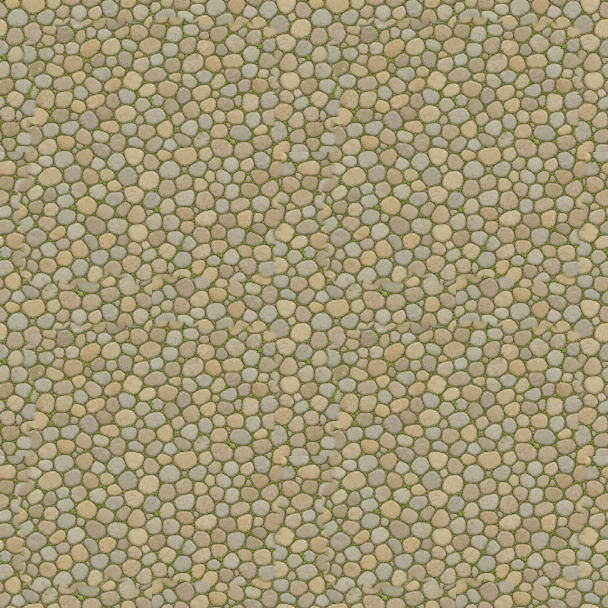
#> input picture godot/asset/MAPS/grounds/64x64-tile_19x19_town-cobble.webp, 1216 x 1216 px (shown at 1/2 size)
$ python -i pack-interior-walls.py   (imports and definitions only)
#> lines starting #> are read from the running program, lines starting #| are printed output that depends on the picture
#!/usr/bin/env python3
"""Packs an interior wall style's bevel kit (docs/godot/INTERIOR_WALLS.md).

The interior walls are Zelda's bevelled frame: every side of a room is a wall FACE seen from above,
sloping up and away from the floor, the same depth on every side (two 64-unit cells: 256 px at the
art density of 128 px a cell), with 45 degree mitres at the corners. North faces are horizontal
courses seen from the front, south faces the same sloping the other way, east and west faces
vertical courses. Doors and openings are cut into the face of their own side, in that side's
perspective; a door's leaf fills its opening exactly.

Every piece is cut from a few Magnific renders of whole frames in one stone and light
(asset/Originals/dungeon-kit/interior-walls/), all made from one reference frame so their layout
matches pixel for pixel:
  lair-bevel-doorways-b    the frame with an open doorway in the middle of each face (runs, outer
                           corners, the doorway frames)
  lair-bevel-leaf-<kind>   the same frame, every doorway shut by one kind (the leaves)
  lair-bevel-<kind>        the same frame with a cracked stretch / blown hole / stairs per face
  lair-floor-cobble        a floor texture, made seamless here

Pieces (sheet px):
  runs      n0.., s0.. (128 x 256: one cell along, two deep), w0.., e0.. (256 x 128): the two plain
            stretches of each face quilted into one loop, cut into whole cells; the loop's length
            in cells is the side's `run_period` in the table (three for every style today)
  corners   nw ne sw se (256 x 256): the mitred squares
  inner     in_se in_sw in_ne in_nw (256 x 256): two faces folding round a corner of the floor,
            split on the diagonal from the floor's corner (named by where the floor is)
  openings  <side>_<kind> (256 x 256, two along by two deep): doorway, cracked, blown, stairs; the
            north piece turned for each side (south 180, west 90 CCW, east 90 CW) and shaded to its
            side's light, the ends feathered over the run drawn under them
  leaves    <side>_<kind> rects inside their side's doorway piece: key1 key2 boss bolt shutter seal
            barricade (the dungeon styles); a style may have fewer openings and other leaves (the
            cottage: no stairs, one `door` leaf, the house door a door node draws), and the palette
            then has no tile for what it lacks

Outputs:
  godot/asset/MAPS/walls/interior/<style>.webp, <style>-floor.webp
  godot/asset/MAPS/walls/interior/interior-walls.json
  godot/asset/MAPS/walls/interior/palette.png, godot/game/world/interior/interior_wall_tileset.tres
  (a column per style, each style's column fixed by its `column` in STYLES, a row per kind; the
  tileset keeps the uid it has, so the room scenes that use it do not change)

Usage: python scripts/art/pack-interior-walls.py [style ...] [--preview]   (Pillow, numpy)
       then "<Godot console exe>" --headless --path godot -s res://tools/pack_interior_palette.gd
       (the palette as palette.res, which the tileset uses: no editor import needed)
"""
from __future__ import annotations

import json
import re
import sys
from pathlib import Path

import numpy as np
from PIL import Image, ImageDraw

ROOT = Path(__file__).resolve().parents[2]
sys.path.insert(0, str(ROOT / "scripts" / "lib"))
from game_webp import save_game_webp  # noqa: E402

SRC = ROOT / "asset/Originals/dungeon-kit/interior-walls"
OUT = ROOT / "godot/asset/MAPS/walls/interior"
TABLE = OUT / "interior-walls.json"
PALETTE = OUT / "palette.png"
TILESET = ROOT / "godot/game/world/interior/interior_wall_tileset.tres"
CELL = 128
DEPTH = 2 * CELL
FEATHER = 14
SEAM = 16
## The floor texture tile (sheet px): the generated stones scaled to the Lair cobble's size.
FLOOR_PX = 640
SIDES = ["n", "s", "w", "e"]
OPENINGS = ["doorway", "cracked", "blown", "stairs"]
LEAVES = ["key1", "key2", "boss", "bolt", "shutter", "seal", "barricade"]
## The palette's rows (keep the order: painted scenes keep their tiles): the wall, the openings,
## then a closed door per leaf (the layer makes the door object over it).
KINDS = ["wall"] + OPENINGS + LEAVES

## Each style's `column` is its palette column, fixed: painted cells name their tile by column, so a
## repack of one style (or a new style, which takes the next free column) never restyles another's.
STYLES = {
	"lair-stone": {
		"column": 0,
		"frame": "lair-bevel-doorways-b.png",
		"openings": {"cracked": "lair-bevel-cracked.png", "blown": "lair-bevel-blown.png", "stairs": "lair-bevel-stairs.png"},
		"leaves": {k: f"lair-bevel-leaf-{k}.png" for k in LEAVES},
		"floor": "lair-floor-cobble.png",
		# the floor's colours follow the Lair's own cobble ground
		"floor_reference": "godot/asset/MAPS/grounds/64x64-tile_19x19_town-cobble.webp",
		# band edges in the sources (outer edge, floor edge) per side
		"bands": {"n": (16, 222), "s": (797, 1003), "w": (21, 222), "e": (803, 1004)},
		# plain stretches of each face along its length (two per side, between mitre and doorway)
		"plain": {"n": [(228, 418), (606, 799)], "s": [(228, 404), (622, 797)],
			"w": [(228, 402), (616, 795)], "e": [(228, 402), (618, 797)]},
		# the doorway pieces along each face (two cells), and their passages (source px)
		"boxes": {"n": (410, 616), "s": (409, 615), "w": (413, 619), "e": (415, 621)},
		"passages": {"n": (459, 81, 562, 186), "s": (456, 834, 566, 928), "w": (104, 461, 173, 571), "e": (854, 464, 921, 571)},
	},
	"cave-rock": {
		# the Deep: dark slate cave rock (asset/Originals/dungeon-kit/interior-walls/cave-bevel-*)
		"column": 1,
		"frame": "cave-bevel-doorways-b.png",
		"openings": {"cracked": "cave-bevel-cracked.png", "blown": "cave-bevel-blown.png", "stairs": "cave-bevel-stairs.png"},
		"leaves": {k: f"cave-bevel-leaf-{k}.png" for k in LEAVES},
		"floor": "cave-floor.png",

		"bands": {"n": (15, 226), "s": (796, 1007), "w": (17, 219), "e": (804, 1006)},
		"plain": {"n": [(232, 392), (624, 790)], "s": [(232, 392), (624, 790)],
			"w": [(232, 392), (624, 790)], "e": [(232, 392), (624, 790)]},
		"boxes": {"n": (403, 609), "s": (403, 609), "w": (403, 609), "e": (403, 609)},
		"passages": {"n": (450, 77, 563, 186)},
	},
	"crystal-cave": {
		# the Gloop Cavern (owner, 2026-11-20): dark blue slate packed with glowing blue and violet
		# crystals, made from cave-bevel-doorways-b (its layout, measured again) with the cavern's old
		# crystal-cluster walls as material reference: crystal-bevel-doorways-b (GPT 2.5, transparent;
		# -a is the other take); the cave's floor. Its cracked and blown frames (2026-11-25, the rebuilt
		# Crystal Mine) made from the plain frame by scripts/art/make-crystal-openings.py; no stairs.
		# Its leaves (2026-11-25, the Crystal Mine's rooms, no new render): the cave rock's, cut from
		# the cave rock's shut frames with this style's measures (the crystal frame was made from the
		# cave rock's, its doorway boxes and passage the same), each side in this style's light.
		"column": 5,
		"frame": "crystal-bevel-doorways-b.png",
		"openings": {"cracked": "crystal-bevel-cracked-made.png", "blown": "crystal-bevel-blown-made.png"},
		"leaves": {k: f"cave-bevel-leaf-{k}.png" for k in LEAVES},
		"floor": "cave-floor.png",

		"bands": {"n": (15, 224), "s": (800, 1006), "w": (19, 220), "e": (803, 1005)},
		"plain": {"n": [(232, 392), (624, 790)], "s": [(232, 392), (624, 790)],
			"w": [(232, 392), (624, 790)], "e": [(232, 392), (624, 790)]},
		"boxes": {"n": (403, 609), "s": (403, 609), "w": (403, 609), "e": (403, 609)},
		"passages": {"n": (450, 77, 563, 186)},
	},
	"root-rock": {
		# Fatty's arena, the Glow-moss Burrow, the bolt-hole: umber root rock (root-bevel-*)
		"column": 2,
		"frame": "root-bevel-doorways-a.png",
		# the generated cracked frame had see-through gaps for cracks: made from the plain frame by
		# scripts/art/make-root-cracked.py (2026-11-25)
		"openings": {"cracked": "root-bevel-cracked-made.png", "blown": "root-bevel-blown.png", "stairs": "root-bevel-stairs.png"},
		"leaves": {k: f"root-bevel-leaf-{k}.png" for k in LEAVES},
		"floor": "root-floor.png",

		"bands": {"n": (15, 217), "s": (802, 999), "w": (19, 207), "e": (816, 1004)},
		"plain": {"n": [(232, 392), (624, 790)], "s": [(232, 392), (624, 790)],
			"w": [(232, 392), (624, 790)], "e": [(232, 392), (624, 790)]},
		"boxes": {"n": (402, 608), "s": (402, 608), "w": (402, 608), "e": (402, 608)},
		"passages": {"n": (452, 79, 558, 180)},
	},
	"cottage": {
		# the village houses' rooms (2026-11-19): timber-framed plaster, the back wall of the old house
		# rooms (cottage-bevel-*, made from cottage-bevel-square-b); no stairs, and no dungeon doors:
		# its one leaf is the house door, which a door node draws (docs/godot/INTERIOR_WALLS.md)
		"column": 3,
		"frame": "cottage-bevel-doorways-a.png",
		"openings": {"cracked": "cottage-bevel-cracked-a.png", "blown": "cottage-bevel-blown-a.png"},
		"leaves": {"door": "cottage-bevel-leaf-door-a.png"},
		# the faces' posts lean with the render's perspective, so every face is the north face turned
		# (`_turn_runs`), its posts square to the face on every side, each side in its own light
		"turn_runs": True,
		"bands": {"n": (26, 218), "s": (777, 965), "w": (30, 198), "e": (825, 994)},
		# the north loop is one stretch taken as it is (`exact_loop`): the post right of the doorway and
		# the panel after it up to the next post's edge, so the loop's end meets its own post as the
		# panel met the next one; the other sides' stretches only give their light
		"exact_loop": True,
		"plain": {"n": [(607, 763)], "s": [(607, 763)], "w": [(600, 750)], "e": [(600, 750)]},
		"boxes": {"n": (414, 606), "s": (414, 606), "w": (414, 606), "e": (414, 606)},
		"passages": {"n": (448, 86, 574, 200)},
	},
	"mushroom": {
		# the mushroom houses' rooms (2026-11-19, for the round rooms: round_interior_walls.gd): the
		# cottage frame in mushroom stuff, a red spotted cap rim, pale ribs, cream stem flesh, a mossy
		# stone footing (mushroom-bevel-*, made from cottage-bevel-doorways-a and the twin mushroom
		# house); its layout is the cottage's, measured again. `mushroom-bevel-blown-a` came back
		# opaque (a painted checkerboard round the frame), made fully opaque: only its north face is cut.
		"column": 4,
		"frame": "mushroom-bevel-doorways-a.png",
		"openings": {"cracked": "mushroom-bevel-cracked-a.png", "blown": "mushroom-bevel-blown-a.png"},
		"leaves": {"door": "mushroom-bevel-leaf-door-a.png"},
		"turn_runs": True,
		"exact_loop": True,
		"bands": {"n": (24, 207), "s": (780, 968), "w": (30, 197), "e": (829, 995)},
		# the rib right of the doorway and the panel after it, up to the next rib's foot
		"plain": {"n": [(598, 755)], "s": [(598, 755)], "w": [(600, 750)], "e": [(600, 750)]},
		"boxes": {"n": (421, 604), "s": (421, 604), "w": (421, 604), "e": (421, 604)},
		"passages": {"n": (457, 80, 570, 195)},
	},
}


def load(name: str) -> Image.Image:
	return Image.open(SRC / name).convert("RGBA")


def fit(im: Image.Image, w: int, h: int) -> Image.Image:
	return im.resize((int(w), int(h)), Image.Resampling.LANCZOS)


# [4 lines left out: function band_crop, not called in this run]


def to_piece(im: Image.Image, side: str, cells: int) -> Image.Image:
	return fit(im, cells * CELL, DEPTH) if side in "ns" else fit(im, DEPTH, cells * CELL)


# [15 lines left out: function seam_blend, not called in this run]


## Overlap (source px) of two stretches joined along a min-error cut.
QUILT_OVERLAP = 28


# [25 lines left out: functions quilt_loop, _join, not called in this run]


## How far (sheet px) a corner fades into the runs beside it.
CORNER_FEATHER = 22


# [51 lines left out: functions feather_edges, feather_ends, inner_corner, not called in this run]


def _min_cut(error: np.ndarray) -> np.ndarray:
	"""For each row of `error` (h x w), the column of the cheapest top-to-bottom path (dynamic
	programming, steps of at most one column)."""
	h, w = error.shape
	cost = error.copy()
	for y in range(1, h):
		left = np.r_[np.inf, cost[y - 1, :-1]]
		right = np.r_[cost[y - 1, 1:], np.inf]
		cost[y] += np.minimum(np.minimum(left, cost[y - 1]), right)
	path = np.zeros(h, dtype=int)
	path[-1] = int(np.argmin(cost[-1]))
	for y in range(h - 2, -1, -1):
		x = path[y + 1]
		lo, hi = max(0, x - 1), min(w, x + 2)
		path[y] = lo + int(np.argmin(cost[y, lo:hi]))
	return path


def _wrap_axis(a: np.ndarray, band: int) -> np.ndarray:
	"""Makes `a` (h x w x c) wrap left-right: rolled by half, its seam (now in the middle) is
	covered by the original's continuous middle (2 x band wide), joined on each side along the
	cheapest path through the difference in its outer half (image quilting), so the joins follow
	the mortar instead of cutting stones."""
	h, w = a.shape[:2]
	rolled = np.roll(a, w // 2, 1)
	x0 = w // 2 - band
	patch = a[:, x0:x0 + 2 * band]
	base = rolled[:, x0:x0 + 2 * band]
	diff = np.abs(patch - base).sum(2)
	# no cut may cross the rolled image's own seam (the middle column)
	left = _min_cut(diff[:, :band - 4])
	right = band + 4 + _min_cut(diff[:, band + 4:])
	out = rolled.copy()
	for y in range(h):
		out[y, x0 + left[y]:x0 + right[y]] = patch[y, left[y]:right[y]]
	return out


def seamless(im: Image.Image, reference: Image.Image | None = None) -> Image.Image:
	"""Makes a ground texture wrap on both axes by quilting, and matches its colours (mean and
	spread per channel) to `reference` when given."""
	a = np.asarray(im.convert("RGB"), dtype=np.float64)
	band = a.shape[1] // 4
	a = _wrap_axis(a, band)
	a = _wrap_axis(a.transpose(1, 0, 2), band).transpose(1, 0, 2)
	if reference is not None:
		r = np.asarray(reference.convert("RGB"), dtype=np.float64).reshape(-1, 3)
		flat = a.reshape(-1, 3)
		flat = (flat - flat.mean(0)) / (flat.std(0) + 1e-6) * r.std(0) + r.mean(0)
		a = flat.reshape(a.shape)
	return Image.fromarray(a.round().clip(0, 255).astype(np.uint8)).convert("RGBA")


# [30 lines left out: functions _turn, _turn_rect, _mean, not called in this run]


def _gain(pieces: dict[str, Image.Image], source: str, side: str) -> np.ndarray:
	return _mean(pieces, side) / np.maximum(_mean(pieces, source), 1.0)


# [12 lines left out: functions _shade, _run_square, not called in this run]


## The corner beam laid along a turned style's mitre: its half width and its fade (sheet px).
MITRE_HALF = 15
MITRE_FADE = 6


# [279 lines left out: functions _turn_runs, build, _thumb, palette_columns, tileset_uids, _has_kind and 2 more, not called in this run]


# [2 lines not run here, left out]

>>> from PIL import Image
>>> picture = Image.open('../../godot/asset/MAPS/grounds/64x64-tile_19x19_town-cobble.webp')
#> picture is the input picture: PIL image 1216x1216 RGBA; mean R, G, B, A 161.6, 150.9, 117.1, 255
>>> result = seamless(picture)
#> in _wrap_axis, `patch = a[:, x0:x0 + 2 * band]`:
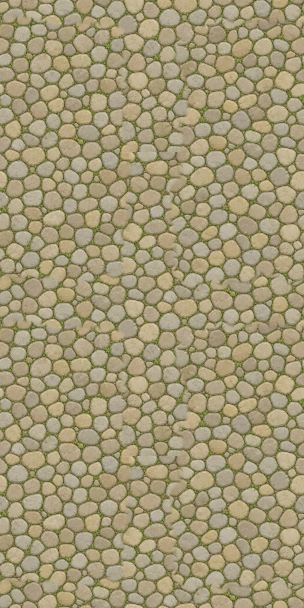
#> patch: shape (1216, 608, 3) float64 (shown at 1/2 size); mean R, G, B 161.6, 150.9, 117.1
#> in _wrap_axis, `diff = np.abs(patch - base).sum(2)`:
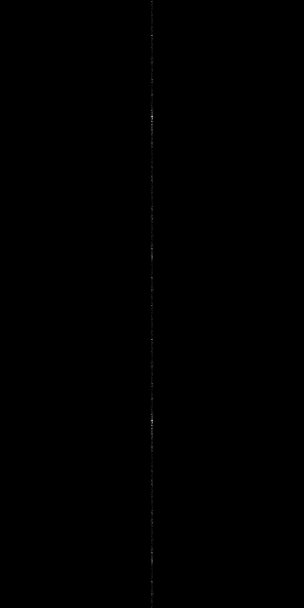
#> diff: shape (1216, 608) float64 (shown at 1/2 size); min 0, max 17, mean 0.00983; drawn with min black and max white
#> in _wrap_axis, `left = _min_cut(diff[:, :band - 4])`: left = 1216 values from 0 to 0
#> in _wrap_axis, `right = band + 4 + _min_cut(diff[:, band + 4:])`: right = 1216 values from 308 to 308
#> call 2 of _wrap_axis, with band = 304
#> in _wrap_axis (call 2), `rolled = np.roll(a, w // 2, 1)`:
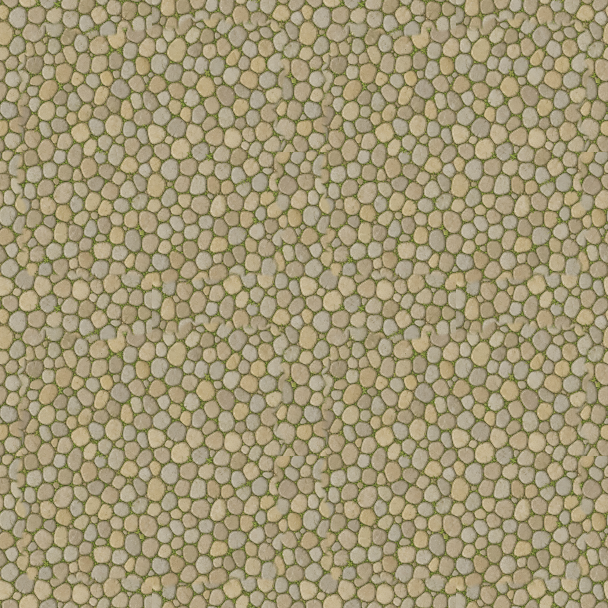
#> rolled: shape (1216, 1216, 3) float64 (shown at 1/2 size); mean of channels 0, 1, 2 161.6, 150.9, 117.1; drawn as R, G, B
#> in _wrap_axis (call 2), `patch = a[:, x0:x0 + 2 * band]`:
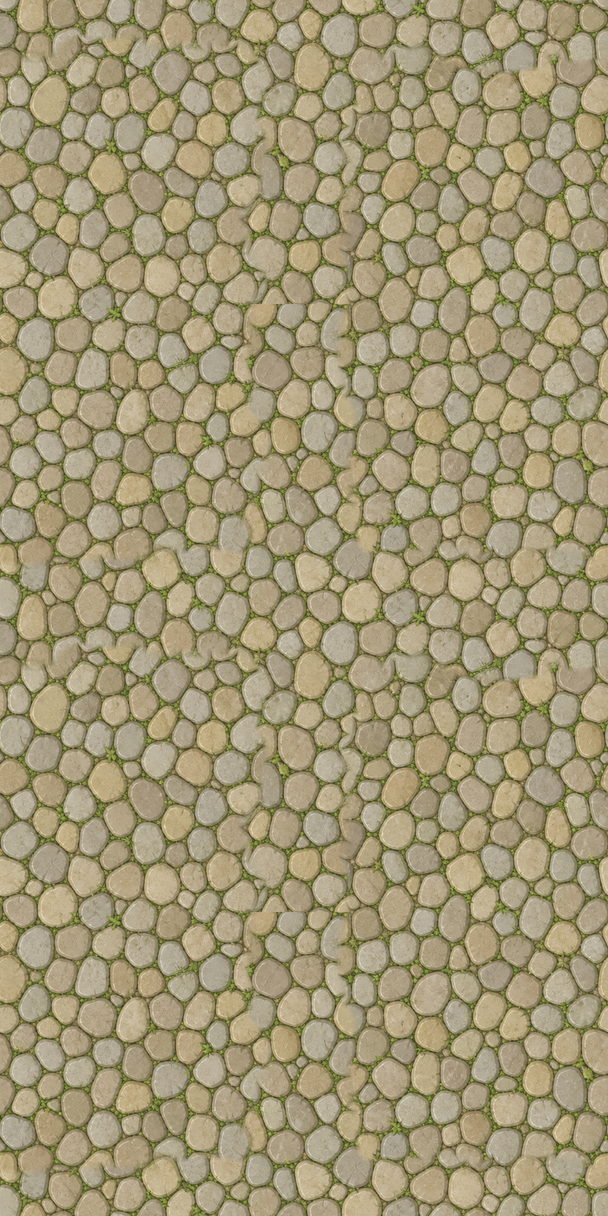
#> patch: shape (1216, 608, 3) float64; mean R, G, B 161.6, 150.9, 117.1

$ run again, on godot/asset/MAPS/grounds/64x64-tile_19x19_castle-floor.webp
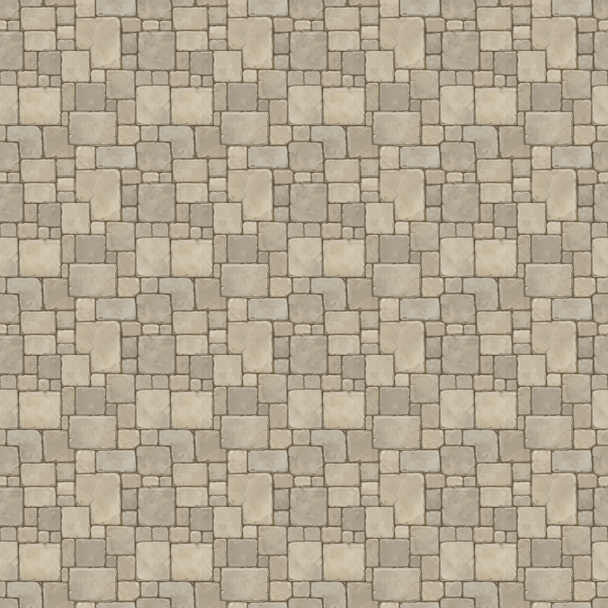
#> input picture godot/asset/MAPS/grounds/64x64-tile_19x19_castle-floor.webp, 1216 x 1216 px (shown at 1/2 size)
#> picture is the input picture: PIL image 1216x1216 RGBA; mean R, G, B, A 177.8, 166.7, 145.3, 255
#> in _wrap_axis, `patch = a[:, x0:x0 + 2 * band]`:
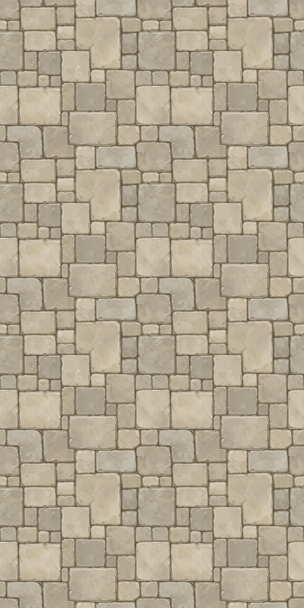
#> patch: shape (1216, 608, 3) float64 (shown at 1/2 size); mean R, G, B 177.8, 166.7, 145.3
#> cost: shape (1216, 300) float64; every value is 0
#> left = 1216 values from 0 to 0
#> right = 1216 values from 308 to 308
#> in _wrap_axis (call 2), `patch = a[:, x0:x0 + 2 * band]`:
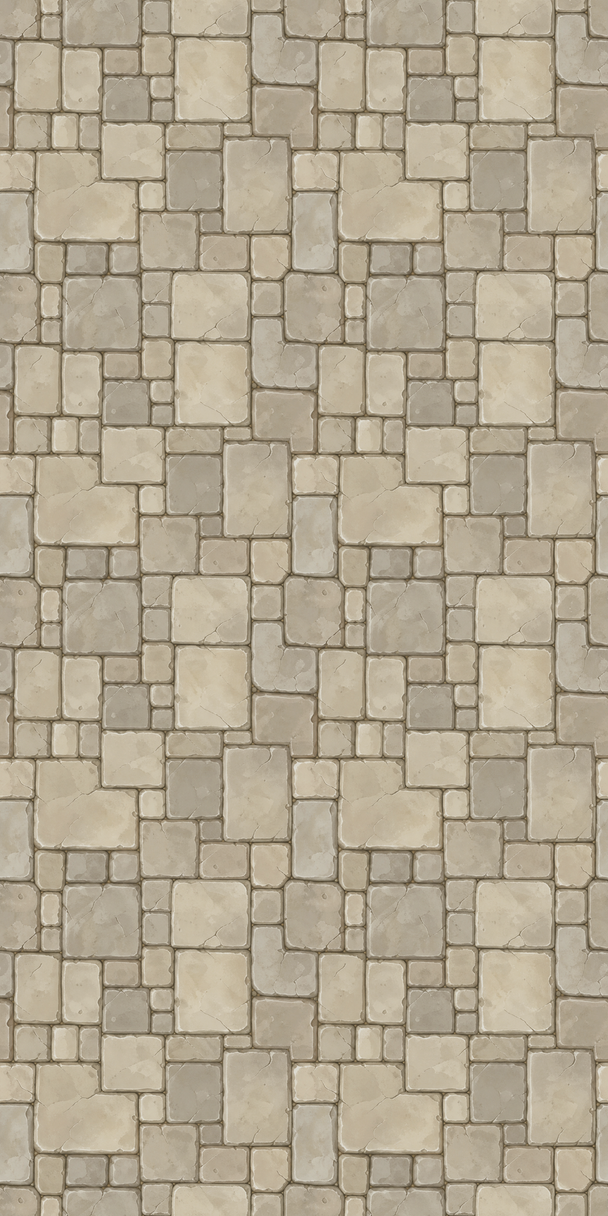
#> patch: shape (1216, 608, 3) float64; mean R, G, B 177.8, 166.7, 145.3
